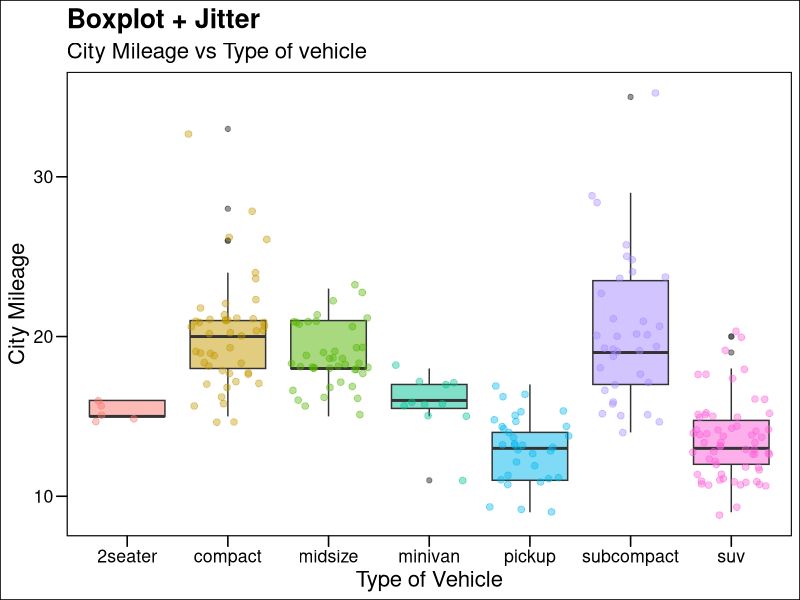

Here is the R script that generated this plot:
## ---- chunk 1
knitr::opts_chunk$set(echo = FALSE)
## ---- chunk 2
# Loading packages
library(ggplot2)
library(ggthemes)

# Getting data
data("mtcars")

# Plotting
p <- ggplot(mpg, aes(class, cty, fill=class))
p + geom_boxplot(alpha=0.5) + geom_jitter(aes(color=class),alpha=0.4, size=2) +
  labs(title="Boxplot + Jitter", 
       subtitle="City Mileage vs Type of vehicle",
       x="Type of Vehicle",
       y="City Mileage") +
  theme_base()+
  theme(legend.position="none")

